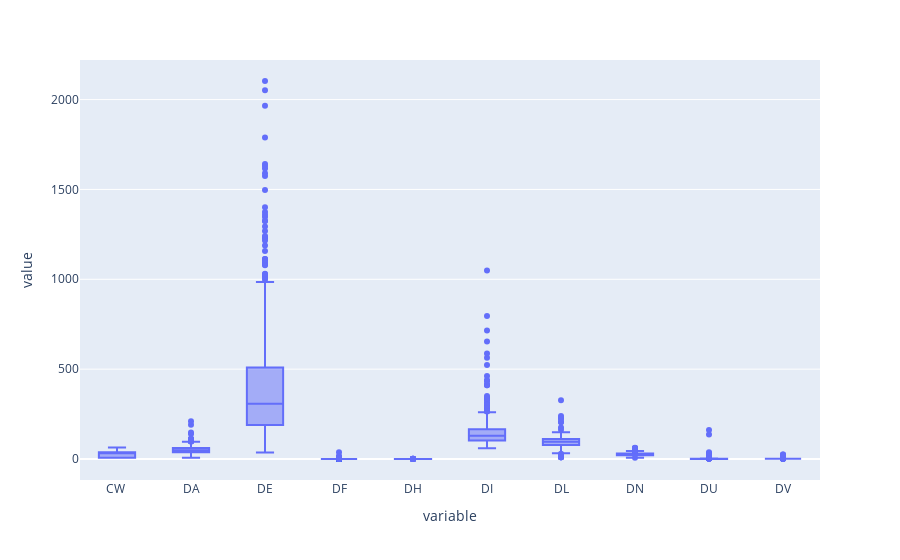

Write notebook code for a chart like this one.
### Code cell
# firstlist = cols_list[]
fig = px.box(dfcon, y=cols_list[24:34])
fig.show()

### Figure 1 — Plotly figure (JSON) as saved in the notebook; plotly's stock layout.template omitted (floating-point values rounded to 4 significant figures; data arrays with more than 128 entries replaced by an {"elided": "..."} marker saying what was removed)
{"data": [{"alignmentgroup": "True", "hovertemplate": "variable=%{x}<br>value=%{y}<extra></extra>", "legendgroup": "", "marker": {"color": "#636efa"}, "name": "", "notched": false, "offsetgroup": "", "orientation": "v", "showlegend": false, "type": "box", "x": {"elided": "6170 str values"}, "x0": " ", "xaxis": "x", "y": {"elided": "6170 float values"}, "y0": " ", "yaxis": "y"}], "layout": {"boxmode": "group", "legend": {"tracegroupgap": 0}, "margin": {"t": 60}, "xaxis": {"anchor": "y", "domain": [0, 1], "title": {"text": "variable"}}, "yaxis": {"anchor": "x", "domain": [0, 1], "title": {"text": "value"}}}}
